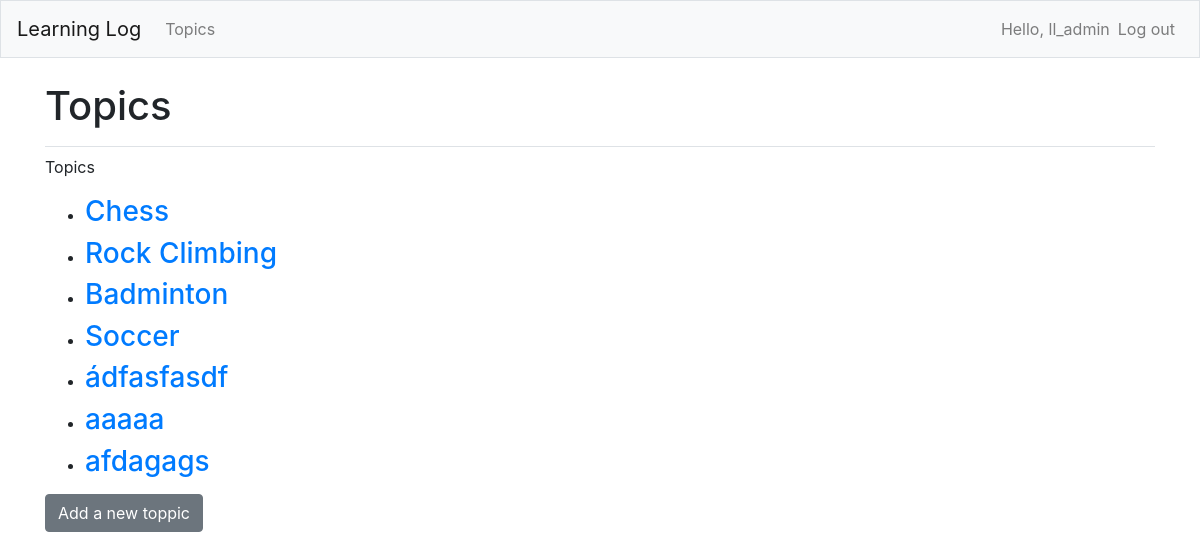
The page /topics/ (signed in) on the database as committed earlier.
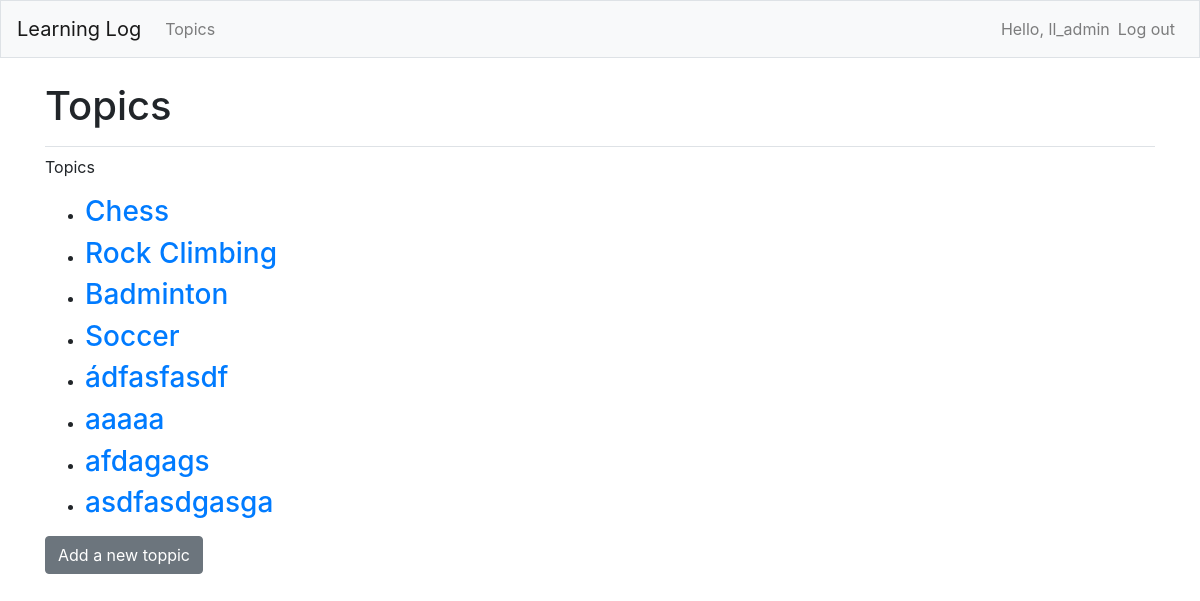
The same page on the database as committed later.
### learning_logs/models.py (models this page shows)
class Topic(models.Model):
	text = models.CharField(max_length=200)
	date_added = models.DateTimeField(auto_now_add = True)
	owner = models.ForeignKey(User, on_delete = models.CASCADE)
	def __str__(self):
		return self.text

### learning_logs/views.py (the view)
# urls.py: path('topics/', views.topics, name="topics"),
@login_required
def topics(request):
	topics = Topic.objects.filter(owner=request.user).order_by("date_added")
	context = {"topics": topics}
	return render(request, "learning_logs/topics.html", context)

### learning_logs/templates/learning_logs/topics.html
{% extends "learning_logs/base.html" %}
{% block page_header %}
	<h1>Topics</h1>
{% endblock page_header %}
{% block content %}
<p>Topics</p>
<ul>
	{%	for topic in topics	%}
		<li>
			<h3><a href="{% url 'learning_logs:topic' topic.id %}">{{ topic }}</a></h3>
		</li>
	{% empty %}
		<li><h3>No topics have been added yet.</h3></li>
	{% endfor %}
</ul>
<h3> <a href="{% url 'learning_logs:new_topic' %}" class="btn btn-secondary " role="button" >Add a new toppic</a></h3>
{% endblock content %}

Rows that differ between the two databases and show on the page:
added Topic: text "asdfasdgasga"
